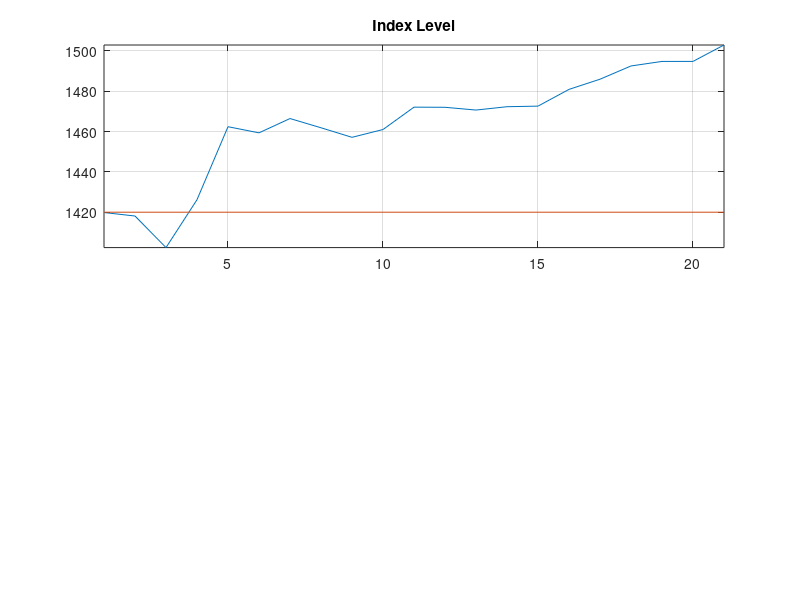

Recreate this plot in MATLAB. (Note: this script raises an error after producing the figure.)
clear;
K =1420;
TC = 1e-4;
dt = 1/365;
% Time to expiry on each date to expiry
timeToExp =[30;29;28;25;23;22;21;18;17;16;15;14;11;10;9;8;7;3;2;1;0]/365;
%Index on each date to expiry

St = [1419.829956;1418.099976;1402.430054;1426.189941;...
      1462.420044;1459.369995;1466.469971;1461.890015;...
      1457.150024;1461.020020;1472.119995;1472.050049;...
      1470.680054;1472.339966;1472.630005;1480.939941;...
      1485.979980;1492.560059;1494.810059;1494.819946;...
      1502.959961];
  
subplot(2,1,1),plot(St); hold all; plot(0*St+K);title('Index Level');
axis([-inf,inf,-inf,inf]); grid on;
r = 0.005;
y=0.02;
Ca = 27.1;
IV = 0.17598;
N = numel(St)-1;
deltah = zeros(N-1,1);
fprintf('------------------------------------------------------------------\n');
fprintf('Delta Hedging \n');
fprintf('------------------------------------------------------------------\n');

% Call premium

CallPremium = Ca * (1-TC);

BankBalance = CallPremium;
stockCosts=0;
% Get the vector of delta positions
for t =1:N
    S0 = St(t);
    t2e = timeToExp(t);
    [ ~, deltah(t), ~ ] = blackScholesCallPrice( K, t2e, S0, r, y, IV ); 
    if t>1
        oldStockPosition = deltah(t-1);
    else
        oldStockPosition = 0;
    end
    amtBuy = (deltah(t)-oldStockPosition)*St(t);
    stockCosts = amtBuy +abs(amtBuy)*TC;
    BankBalance = BankBalance*exp(r*dt) - stockCosts;

    fprintf(' t= %i; delta = %.2f; bought $ %.2f of the index; Bank $ %.2f \n', t,deltah(t),amtBuy,BankBalance);
   
end

subplot(2,1,2),plot(deltah(1:end));
axis([-inf,inf,-inf,inf]); grid on;
title('Delta Position');
fprintf('------------------------------------------------------------------\n');

CallPayoff = max(0,St(end)-K);
profit = deltah(end)*St(end) +BankBalance - CallPayoff;

fprintf('Total Hedge Profit: $ %.2f \n', profit);
fprintf('------------------------------------------------------------------\n');




